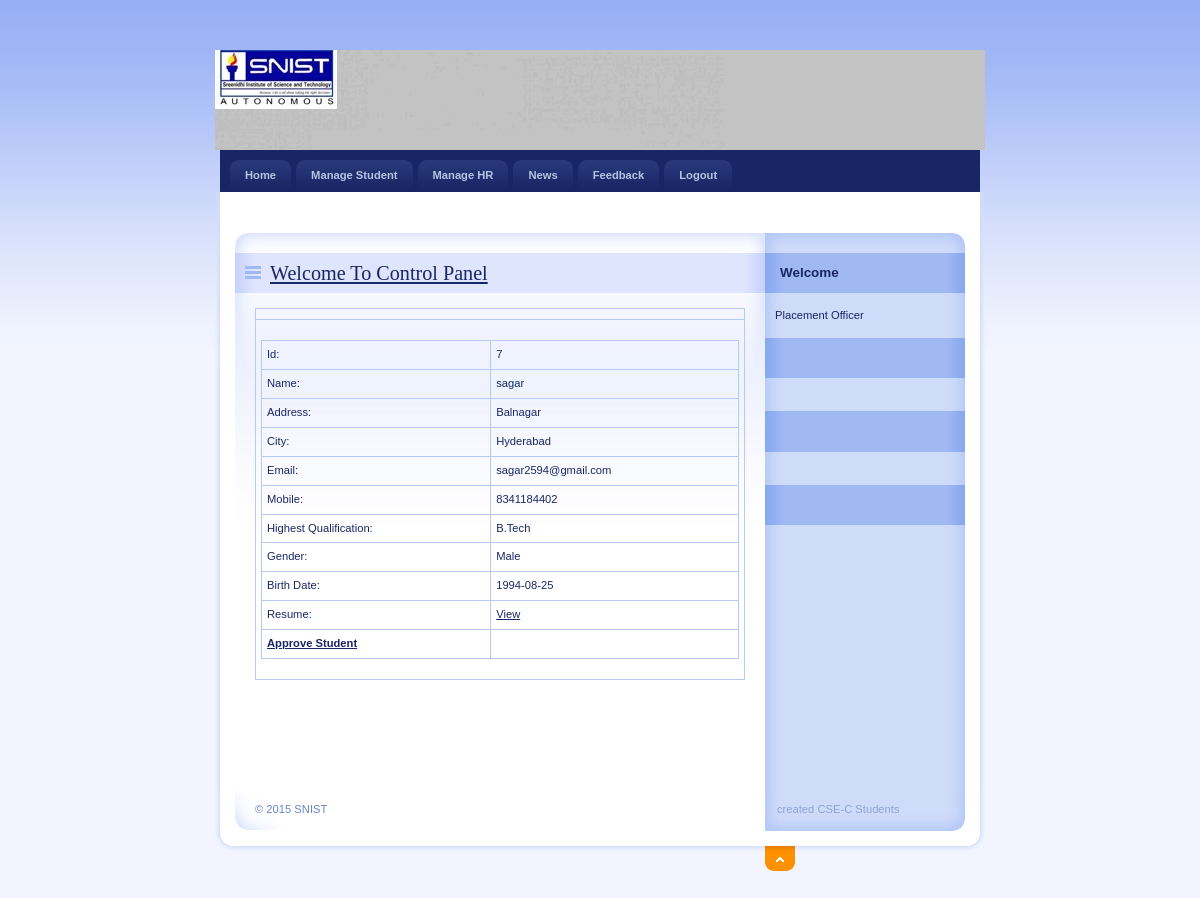
/PlacementOfficer/DetailJob.php?JobId=7, run on the app's committed database.
### tables this page shows
CREATE TABLE `student_reg` (
  `StudentId` int(11) NOT NULL,
  `StudentName` varchar(20) NOT NULL,
  `Address` varchar(100) NOT NULL,
  `City` varchar(20) NOT NULL,
  `Email` varchar(40) NOT NULL,
  `Mobile` bigint(20) NOT NULL,
  `Qualification` varchar(20) NOT NULL,
  `Gender` varchar(10) NOT NULL,
  `BirthDate` date NOT NULL,
  `Resume` varchar(200) NOT NULL,
  `Status` varchar(10) NOT NULL,
  `UserName` varchar(20) NOT NULL,
  `Password` varchar(20) NOT NULL,
  `Question` varchar(100) NOT NULL,
  `Answer` varchar(50) NOT NULL
);

### PlacementOfficer/DetailJob.php (the view, shortened to what this page needs)
<!DOCTYPE html PUBLIC "-//W3C//DTD XHTML 1.0 Strict//EN" "http://www.w3.org/TR/xhtml1/DTD/xhtml1-strict.dtd">
<html xmlns="http://www.w3.org/1999/xhtml" xml:lang="cs" lang="cs">
<head>
    <link rel="stylesheet" media="screen,projection" type="text/css" href="./css/main.css" />
    <link rel="stylesheet" media="print" type="text/css" href="./css/print.css" />
    <link rel="stylesheet" media="aural" type="text/css" href="./css/aural.css" />
</head>
<body id="www-url-cz">
<div id="main" class="box">
<?php
include "Header.php"
?>
<?php
include "menu.php"
?>
    <div id="page" class="box">
    <div id="page-in" class="box">
        <div id="strip" class="box noprint">
            <p id="breadcrumbs">&nbsp;</p>
        </div>
        <div id="content">
            <div class="article">
                <h2><span><a href="#">Welcome To Control Panel</a></span></h2>
                <table width="100%" border="0" cellspacing="0" cellpadding="0">
                  <tr>
                    <td></td>
                  </tr>
                  <tr>
                    <td>
                    <?php
$ID=$_GET['JobId'];
$con = mysql_connect("localhost","root");
$sql = "select * from student_reg where StudentId='".$ID."'  ";
$result = mysql_query($sql,$con);
$row = mysql_fetch_array($result)
?>
                <table width="100%" border="1" cellspacing="2" cellpadding="2">
                 <tr>
                    <td>Id:</td>
                    <td><?php echo $row['StudentId'];?></td>
                  </tr>
                  <tr>
                    <td>Name:</td>
                    <td><?php echo $row['StudentName'];?></td>
                  </tr>
                  <tr>
                    <td>Address:</td>
                    <td><?php echo $row['Address'];?></td>
                  </tr>
                  <tr>
                    <td>City:</td>
                    <td><?php echo $row['City'];?></td>
                  </tr>
                  <tr>
                    <td>Email:</td>
                    <td><?php echo $row['Email'];?></td>
                  </tr>
                  <tr>
                    <td>Mobile:</td>
                    <td><?php echo $row['Mobile'];?></td>
                  </tr>
                  <tr>
                    <td>Highest Qualification:</td>
                    <td><?php echo $row['Qualification'];?></td>
                  </tr>
                  <tr>
                    <td>Gender:</td>
                    <td><?php echo $row['Gender'];?></td>
                  </tr>
                  <tr>
                    <td>Birth Date:</td>
                    <td><?php echo $row['BirthDate'];?></td>
                  </tr>
                  <tr>
                    <td>Resume:</td>
                    <td><a href="../upload/<?php echo $row['Resume'];?>" target="_blank">View</a></td>
                  </tr>
                  <tr>
                    <td><strong><a href="ApprovJob.php?JobId=<?php echo $row['StudentId'];?>">Approve Student</a></strong></td>
                    <td></td>
                  </tr>
                </table>
                    </td>
                  </tr>
                </table>
                <p>&nbsp;</p>
              <p class="btn-more box noprint">&nbsp;</p>
          </div>
        </div>
<?php
include "right.php"
?>
    </div>
    </div>
<?php
include "footer.php"
?>
</div>
</body>
</html>

### PlacementOfficer/css/main.css (style rules this page uses)
* { min-height:1px; }
body { border:0; margin:0; padding:0; background:#F2F5FE url("../design/bg.gif") 0 0 repeat-x; font:70%/160% "verdana",sans-serif; color:#192666; _text-align:center; }
a { color:#192666; }
p { border:0; margin:15px 0; padding:0; }
div { display:block; border:0; margin:0; padding:0; }
h1, h2, h3, h4, h5 { border:0; margin:15px 0 10px 0; padding:0; font-weight:bold; }
h2 { font-size:180%; line-height:100%; font-family:"georgia",serif; font-weight:normal; }
table { display:table; border-collapse:collapse; margin:15px 0; padding:0; border:1px solid #B7CAF6; font-size:100%; }
tr { display:table-row; }
th, td { display: table-cell; border:1px solid #B7CAF6; margin:0; padding:5px; vertical-align:top; text-align:left; }
a, img, span { border:0; margin:0; padding:0; }
strong, .strong { font-weight:bold; }
.box { min-height:1px; _height:1px; }
.box:after { content:"."; display:block; line-height:0px; font-size:0px; visibility:hidden; clear:both; }
#main { width:770px; margin:50px auto 0 auto; _text-align:left; }
#page { width:770px; min-height:1px; background:#FFF url("../design/bg_page.gif") 0 0 repeat-y; _height:1px; }
#page-in { min-height:1px; padding:10px 0; background:url("../design/bg_page_in.jpg") 0 0 no-repeat; _height:1px; }
#strip { position:relative; clear:both; padding:3px 20px 10px 20px; color:#6182D1; }
#strip p { margin:0; }
#strip #breadcrumbs { width:520px; margin:0; padding:0; }
#content { float:left; width:530px; _width:550px; margin:0; padding:0 0 0 20px; }
#content .article { clear:both; margin:0; padding:20px; background:url("../design/content_article_bg.jpg") 0 0 no-repeat; }
#content .article h2 { margin:0 -20px; padding:10px; background:#DEE5FD url("../design/content_title_bg.gif") 0 0 repeat-y; color:#192666; }
#content .article h2 span { background:url("../design/ico_list.gif") 0 50% no-repeat; padding-left:25px; }
#content .article p { text-align:justify; }
#content .btn-more { margin:0 0 15px 0; padding:0; border:0; position:relative; }

### PlacementOfficer/css/print.css (style rules this page uses)
body { border:0; margin:0; padding:0; font-size:12pt }
a { color:#000; text-decoration:none; }
h1, h2, h3 { page-break-after:avoid; page-break-inside:avoid; }
table { border-collapse: collapse; border-width:1px; border-style:solid; }
th, td { display:table-cell; border-width:1px; border-style:solid; }
.noprint { display:none; }

### PlacementOfficer/css/aural.css (style rules this page uses)
body { voice-family:paul,male; volume:loud; speech-rate:slow; richness:90; stress:20; }
h1, h2, h3, h4, h5 { cue-before:url("ping.au"); }
p, table { pause:50ms; }
strong { pitch:medium; pitch-range:60; stress:90; richness:90; }

### data on the page
student_reg: StudentId "7", StudentName "sagar", Address "Balnagar", City "Hyderabad", Email "sagar2594@gmail.com", Mobile "8341184402", Qualification "B.Tech", Gender "Male", BirthDate "1994-08-25"
